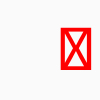
Frame 1 (no input)
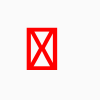
Frame 60 (the mouse pressed at the canvas centre just before this capture)
Frame 120 (the mouse held since frame 60 and released just before this capture): identical to frame 1, image omitted

The Processing sketch that drew these frames (run headless with seeded random() and noise(); from frame 60 on, the mouse is pressed at the canvas centre):

// Processing sketch: Key_Character
// ── Key_Character.pde
void setup(){
  textSize(64);
}

void draw(){
  background(250);
  println(key);
  fill(255,0,0);
  float xPos = random(10,width-20);
  text(key,xPos,70);
}
